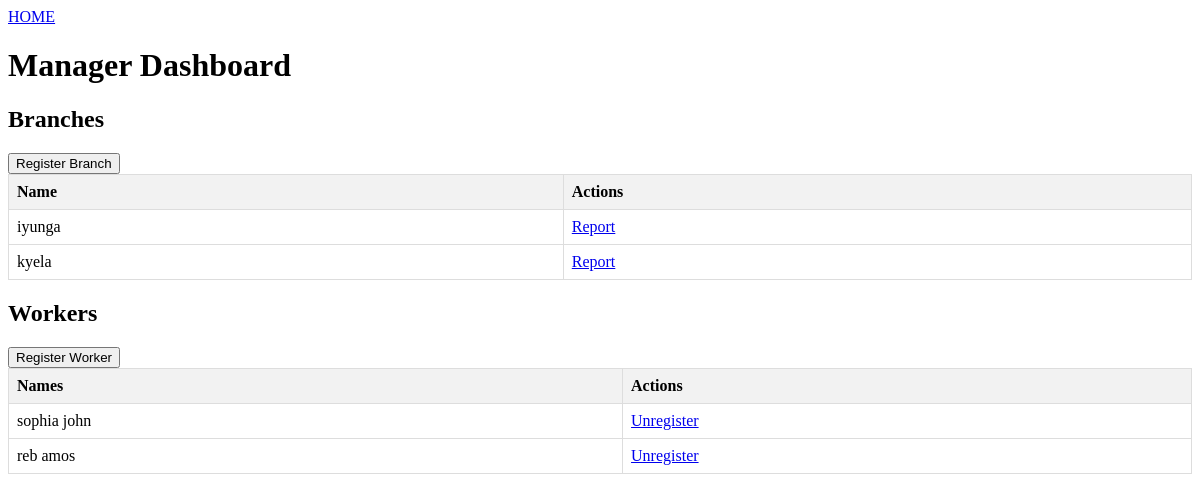
The app's page /manager/dashboard/ (signed in), older data.
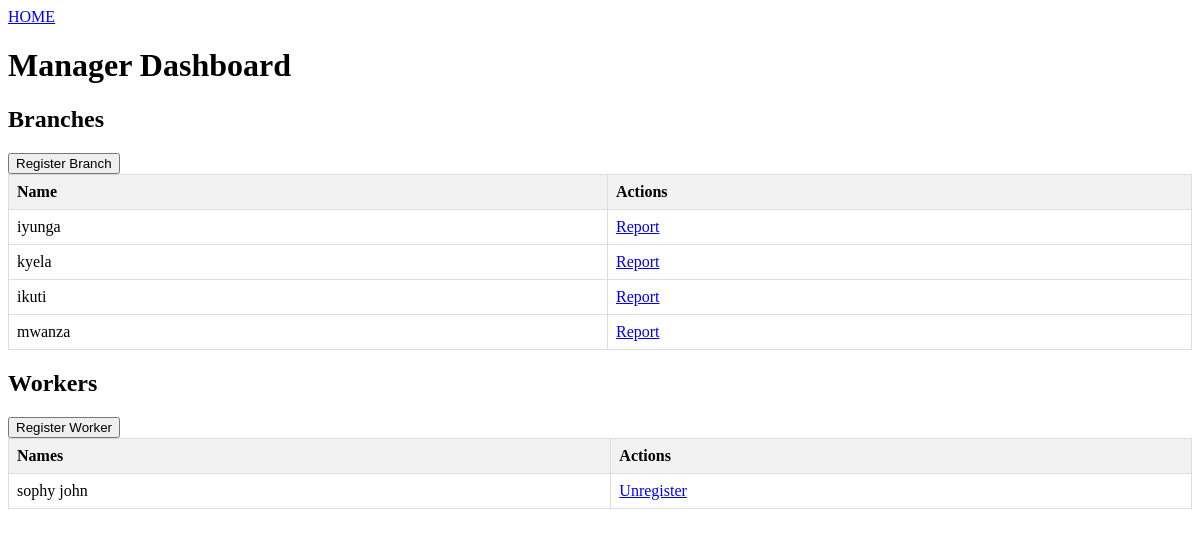
The same page, newer data.
### manager/models.py (models this page shows, shortened)
class Branch(models.Model):
    name = models.CharField(max_length=100)
    manager = models.ForeignKey(settings.AUTH_USER_MODEL, on_delete=models.CASCADE, related_name='branches')

### worker/models.py (models this page shows, shortened)
class Worker(AbstractUser):
    branch = models.ForeignKey(Branch, on_delete=models.CASCADE, related_name='workers')
    first_name=models.CharField(max_length=100)
    last_name=models.CharField(max_length=100)
    groups = models.ManyToManyField(
        'auth.Group',
        related_name='worker_groups',
        blank=True,
        verbose_name='groups',
        help_text='The groups this user belongs to. A user will get all permissions granted to each of their groups.',
    )
    user_permissions = models.ManyToManyField(
        'auth.Permission',
        related_name='worker_user_permissions',
        blank=True,
        verbose_name='user permissions',
        help_text='Specific permissions for this user.',
    )
    class Meta:
        verbose_name = 'Worker'
        verbose_name_plural = 'Workers'

### manager/views.py (the view)
# urls.py: path('dashboard/', views.dashboard, name='dashboard'),
@login_required
def dashboard(request):
    if not isinstance(request.user, Manager):
        return redirect('login')  # Redirect to login if the user is not a manager
    branches = Branch.objects.filter(manager=request.user)
    workers = Worker.objects.filter(branch__in=branches)
    reports = ItemReport.objects.filter(item__worker__branch__in=branches)
    for branch in branches:
        branch.profit_loss = calculate_profit_loss(branch)
    selected_date = request.GET.get('date')
    if selected_date:
        selected_date = datetime.datetime.strptime(selected_date, '%Y-%m-%d').date()
        reports = reports.filter(date=selected_date)
    else:
        selected_date = timezone.now().date()
    return render(request, 'dashboard.html', {
        'branches': branches,
        'workers': workers,
        'reports': reports,
        'selected_date': selected_date,
    })

### custom_auth.py (called while the page is built)
    def get_user(self, user_id):
        try:
            return Manager.objects.get(pk=user_id)
        except Manager.DoesNotExist:
            try:
                return Worker.objects.get(pk=user_id)
            except Worker.DoesNotExist:
                return None

### manager/utility.py (called while the page is built)
def calculate_profit_loss(branch):
    reports = ItemReport.objects.filter(item__worker__branch=branch)
    total_incomespent = reports.aggregate(Sum('incomespent'))['incomespent__sum'] or 0
    total_incomegained = reports.aggregate(Sum('incomegained'))['incomegained__sum'] or 0
    total_expenditures = reports.aggregate(Sum('expenditures'))['expenditures__sum'] or 0
    total_income = total_incomegained - total_incomespent
    if total_income > total_expenditures:
        return 'Profit'
    elif total_income < total_expenditures:
        return 'Loss'
    else:
        return 'Neutral'

### manager/templates/dashboard.html (shortened to what this page needs)
{% load i18n %}
<!DOCTYPE html>
<html lang="en">
<head>
</head>
<body>
    <a href="{%url 'home'%}">HOME</a>
    <h1>{% trans "Manager Dashboard" %}</h1>
    <h2>{% trans "Branches" %}</h2>
    <a href="{% url 'manager:register_branch' %}"><button>{% trans "Register Branch" %}</button></a>
    <table>
        <tr>
            <th>Name</th>
            <th>Actions</th>
        </tr>
        {% for branch in branches %}
        <tr>
            <td>{{ branch.name }}</td>
            <td><a href="{% url 'manager:branch_reports' branch.id %}">{% trans "Report" %}</a></td>
        </tr>
        {% endfor %}
    </table>
    <h2>{% trans "Workers" %}</h2>
    <a href="{% url 'manager:register_worker' %}"><button>{% trans "Register Worker" %}</button></a>
    <table>
        <tr>
            <th>Names</th>
            <th>Actions</th>
        </tr>
        {% for worker in workers %}
        <tr>
            <td>{{ worker.first_name }} {{ worker.last_name }}</td>
            <td><a href="{% url 'manager:unregister_worker' worker.id %}">{% trans "Unregister" %}</a></td>
        </tr>
        {% endfor %}
</body>
</html>

Row changes from the older to the newer data that the page shows:
removed Worker: first_name "sophia", last_name "john"
removed Worker: first_name "reb", last_name "amos"
added Branch: name "ikuti"
added Branch: name "mwanza"
added Worker: first_name "sophy", last_name "john"
